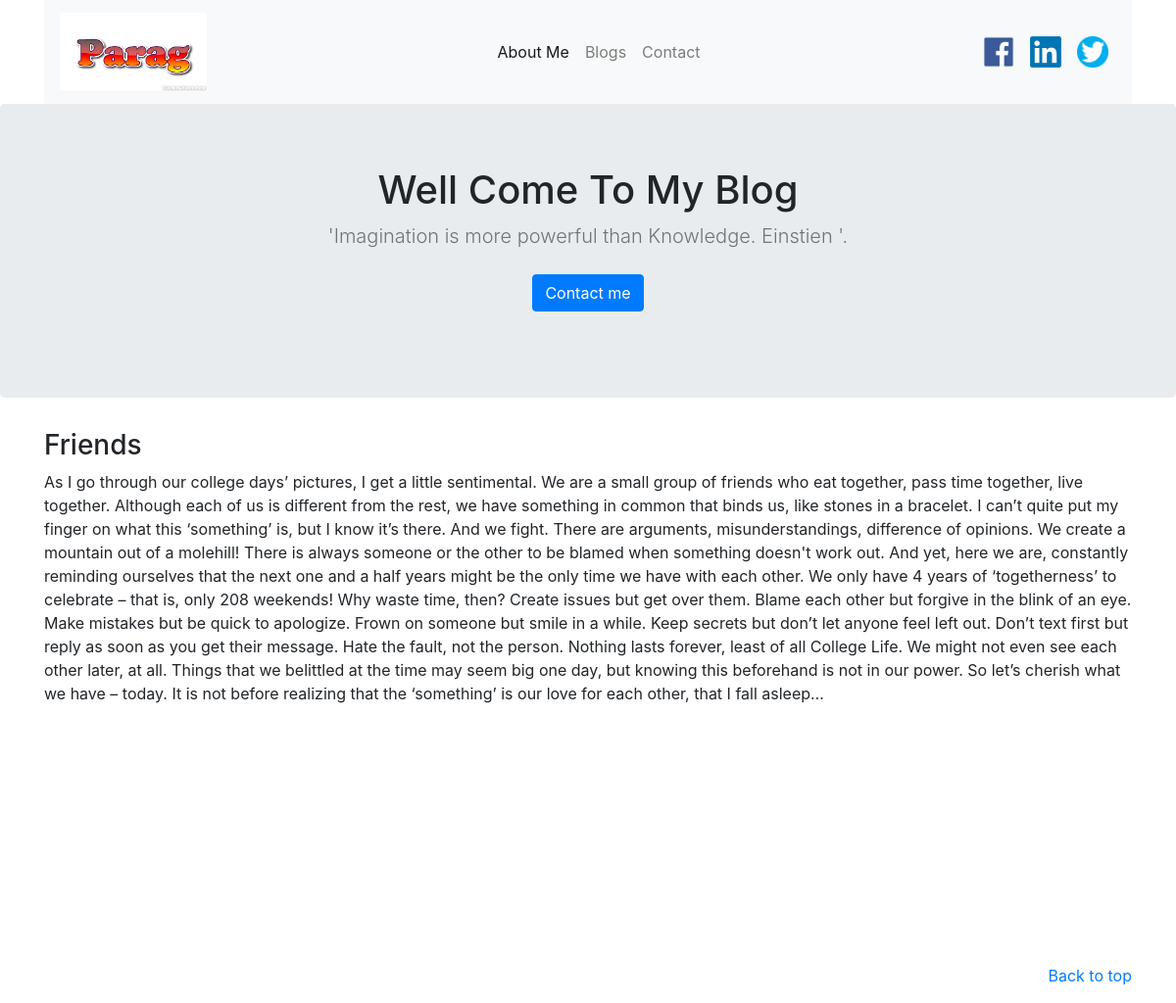
Screenshot of /blogs/4/ with the database file from the repository.
### blog/models.py (models this page shows, shortened)
class Blog(models.Model):
    title = models.CharField(max_length=250)
    body = models.TextField()
    pub_date = models.DateTimeField()

### blog/views.py (the view)
# urls.py: path('blogs/<int:blog_id>/', views.detail, name = 'detail'),
def detail(request, blog_id):
    detail_page = get_object_or_404(Blog, pk=blog_id)
    return render(request, 'blog/detail.html',{'detail_blog': detail_page})

### blog/templates/blog/detail.html (shortened to what this page needs)
{% extends 'blog/base.html' %}
{% block text %}
    <main role="main">
        <section class="jumbotron text-center">
            <div class="container">
                <h1 class="jumbotron-heading">Well Come To My Blog</h1>
                <p class="lead text-muted">'Imagination is more powerful than Knowledge. Einstien '.</p>
                <p>
                    <a href="{% url 'contacts' %}" class="btn btn-primary my-2">Contact me</a>
                </p>
            </div>
        </section>
    </main>
    <div class="container">
        <h3>{{ detail_blog.title }}</h3>
        <body>{{ detail_blog.body }}</body>
        <br>
        <br>
        <br>
        <br>
        <br>
        <br>
    </div>
    <br>
    <br>
    <br>
    <br>
    <br>
    <br>
    <footer class="text-muted">
        <div class="container">
            <p class="float-right">
                <a href="{% url 'home' %}">Back to top</a>
            </p>
        </div>
    </footer>
    </body>
    </html>
{% endblock text %}

### rows the page displays
Blog: title "Friends", body "As I go through our college days’ pictures, I get a little sentimental. We are a small group of friends who eat together, pass time together, live together. Although each of us is different from the rest, we have something in common that binds us, like stones in a bracelet. I can’t quite put my finger on what this ‘something’ is, but I know it’s there. And we fight. There are arguments, misunderstandings, difference of opinions. We create a mountain out of a molehill! There is always someone or the other to be blamed when something doesn't work out. And yet, here we are, constantly reminding ourselves that the next one and a half years might be the only time we have with each other. We only…"
